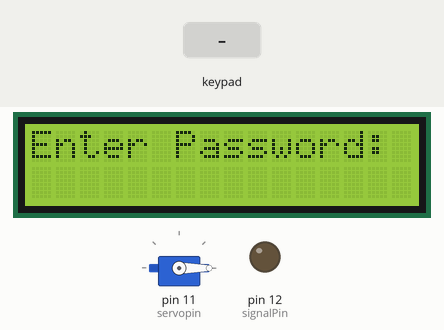
The sketch below on a simulated Arduino Uno, built with avr-gcc and run on an emulated ATmega328P. Parts: servo, 16×2 character LCD, output pins drawn as LEDs (lit = HIGH). The test bench sets the inputs (shaded band).

Above: at 1.2 s.
1.3 s: keypad keys 1 2 3 A 4 5 6 B pressed 0.4 s apart
At 5.5 s:
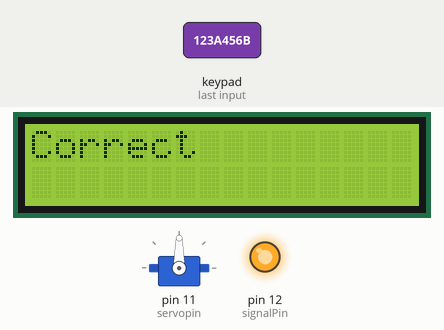
6.0 s: key 'B' pressed
9.0 s: keypad keys 1 2 3 A 4 5 6 B # pressed 0.4 s apart
At 13.4 s:
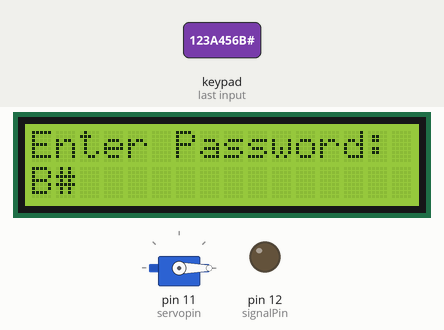
14.1 s: key 'A' pressed
At 15.3 s:
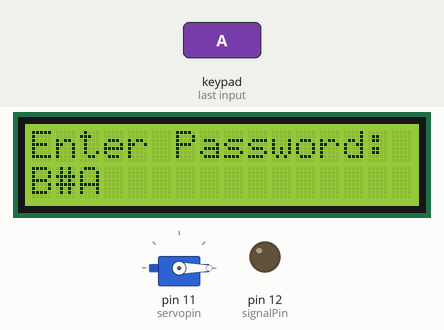
15.6 s: keypad keys 1 2 3 A 4 5 6 B * pressed 0.4 s apart
At 19.2 s:
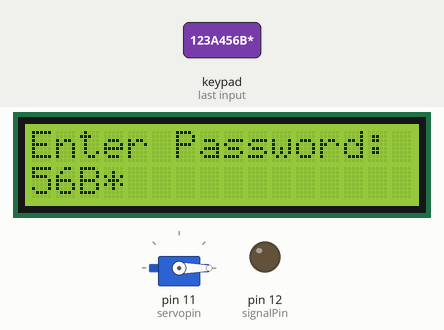
20.7 s: key 'C' pressed
At 21.6 s:
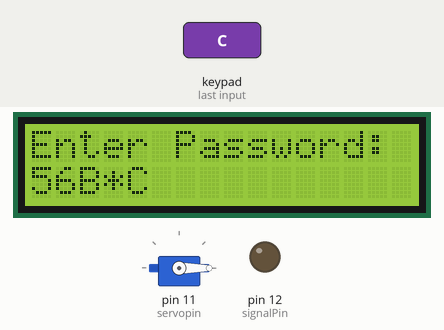
Timing chart, 0 to 23.2 s (numbered marks = the images above; inputs shaded):
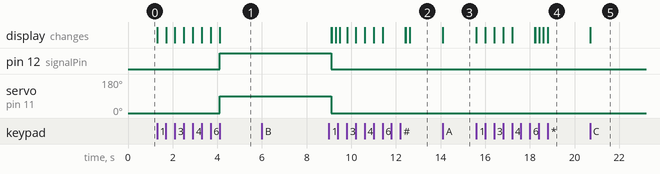

The sketch:

keypad_test1.ino
```cpp
#include <Wire.h>
#include <LiquidCrystal.h>
#include <Keypad.h>
#include <Servo.h>

//define your password length here
#define Password_Length 9


Servo myservo;
int signalPin = 12;
int servopin = 11;

char Data[Password_Length];
char Master[Password_Length] = "123A456B"; //You can choose any password here
byte data_count = 0, master_count = 0;
bool Pass_is_good;
char customKey;
int position=0;

const int rs = A0, en = A1, d4 = A2, d5 = A3, d6 = A4, d7 = A5;
LiquidCrystal lcd(rs, en, d4, d5, d6, d7);
const byte ROWS = 4;
const byte COLS = 4;

char hexaKeys[ROWS][COLS] = {
  {'1', '2', '3', 'A'},
  {'4', '5', '6', 'B'},
  {'7', '8', '9', 'C'},
  {'*', '0', '#', 'D'}
};

byte rowPins[ROWS] = {9, 8, 7, 6};
byte colPins[COLS] = {5, 4, 3, 2};

Keypad customKeypad = Keypad(makeKeymap(hexaKeys), rowPins, colPins, ROWS, COLS);

int cursor=0;

void setup(){
  pinMode(signalPin,OUTPUT);
  myservo.attach(servopin);
  myservo.write(0);
  lcd.begin(16, 2);
  Serial.begin(9600);
}


 void loop(){

  lcd.setCursor(0,0);
  lcd.print("Enter Password:");

  customKey = customKeypad.getKey();
  if (customKey){
    Data[data_count] = customKey;
    lcd.setCursor(data_count,1);
    lcd.print(Data[data_count]);
    data_count++;
    }

  if(data_count == Password_Length-1){
    lcd.clear();

    if(!strcmp(Data, Master)){
      lcd.print("Correct");
      digitalWrite(signalPin, HIGH);
      myservo.write(90);
      delay(5000);
      digitalWrite(signalPin, LOW);
      }
    else{
      lcd.print("Incorrect");
      delay(1000);
      }

    lcd.clear();
    clearData();
  }
}

void clearData(){
  while(data_count !=0){
    Data[data_count--] = 0;
    myservo.write(0);
  }
  return;
}
  
```

Measured:
- after the input at 1.3 s, pin 12 (signalPin): LOW → HIGH after 2.8 s; servo on pin 11 (servopin): 0° → 90° after 2.8 s; the display: first changes at once (image 1 shows a later state)
- after the input at 6.0 s, every drawn part: stays the same
- after the input at 14.1 s, the display: changes at once (image 3)
- after the input at 15.6 s, the display: first changes at once (image 4 shows a later state)
- after the input at 20.7 s, the display: changes at once (image 5)
